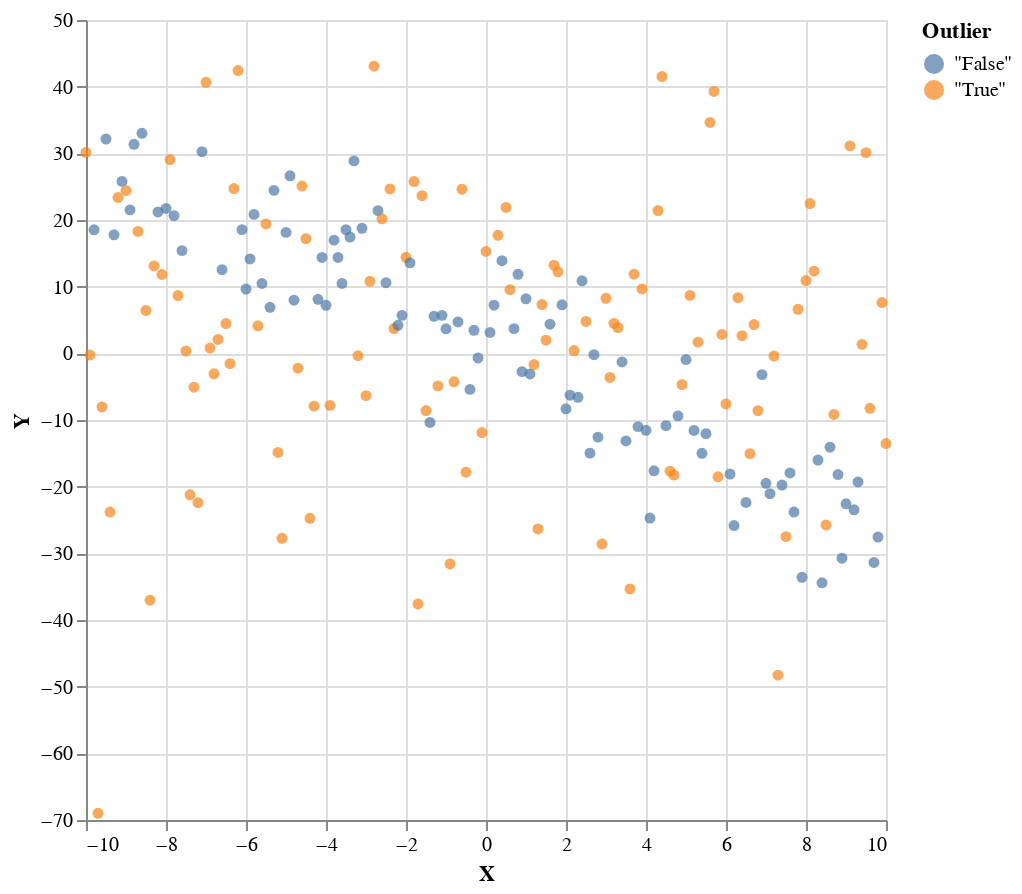

Notebook code cell kept with this figure:
### Markdown cell above
# Particle Marginal Metropolis Hastings (PMMH)

PMMH is fundamentally an MCMC technique. It performs a random walk through parameter space, but to estimate the likelihood at each step, it uses an unbiased estimate from a population of samples. We'll reuse the regression with outliers example.

### Code cell
paramPrior = do
    slope <- normal 0 2
    intercept <- normal 0 2
    noise <- gamma 7 7
    prob_outlier <- uniform 0 0.5 
    return (slope, intercept, noise, prob_outlier)

forward (slope, intercept, noise, probOutlier) x = do
    isOutlier <- bernoulli probOutlier
    let meanParams = if isOutlier
                    then (0, 20)
                    else (x*slope + intercept, sqrt noise)
    return (meanParams, isOutlier)

regressionWithOutliersData :: (MonadDistribution m, Traversable t) => t Double -> m (t ((Double, Double), Bool))
regressionWithOutliersData xs = do
    params <- paramPrior

    forM xs \x -> do
        ((mu, std), isOutlier) <- forward params x
        y <- normal mu std
        return ((x, y), isOutlier)
        
range = [-10,-9.9..10] :: [Double]
samples <- sampleIOfixed $ regressionWithOutliersData range
plot (fmap (second (T.pack . show)) samples)

### Figure 1 — Vega-Lite specification as saved in the notebook (floating-point values rounded to 4 significant figures; data arrays with more than 128 entries replaced by an {"elided": "..."} marker saying what was removed)
{"$schema": "https://vega.github.io/schema/vega-lite/v4.json", "data": {"values": {"elided": "201 records"}}, "encoding": {"color": {"field": "Outlier"}, "x": {"field": "X", "type": "quantitative"}, "y": {"field": "Y", "type": "quantitative"}}, "height": 400, "mark": "circle", "width": 400}
